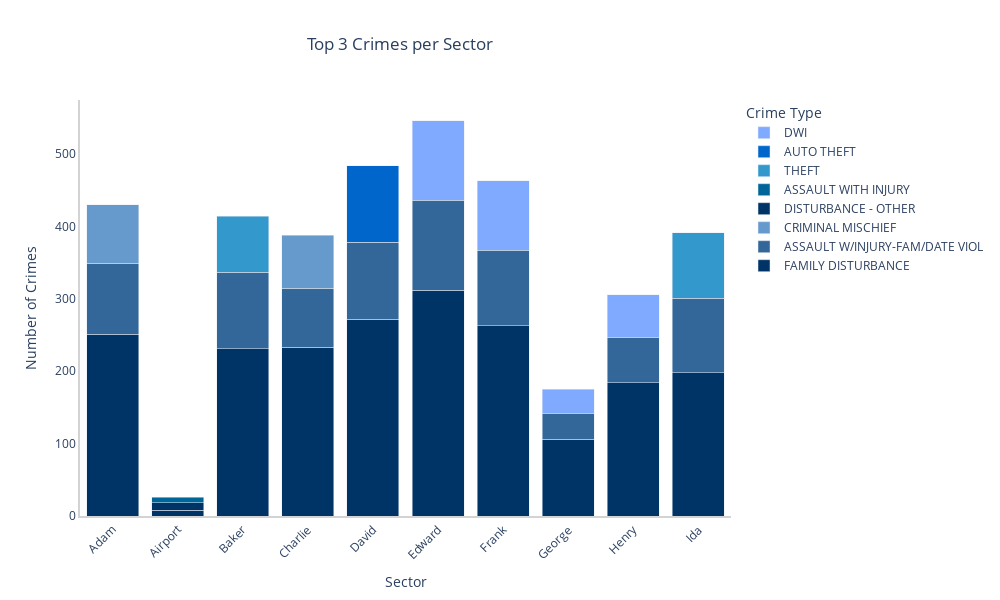

Notebook source saved alongside this figure:
### Code cell
crime_counts_sector = (
    merged_df_clean.groupby(["Sector", "Highest Offense Description"])["Incident Number"]
    .count()
    .reset_index()
)

# top 3 crimes per sector
top_3_per_sector = crime_counts_sector.groupby("Sector").apply(lambda x: x.nlargest(3, "Incident Number"), include_groups=False).reset_index(drop=False)

custom_blue_palette = ["#003366", "#336699", "#6699cc",
    "#003366", "#006699", "#3399cc", 
    "#0066cc", "#80aaff"] 

# create a bar for each crime type
fig = go.Figure()

for i, crime_type in enumerate(top_3_per_sector["Highest Offense Description"].unique()):
    subset = top_3_per_sector[top_3_per_sector["Highest Offense Description"] == crime_type]
    
    fig.add_trace(go.Bar(
        x=subset["Sector"],
        y=subset["Incident Number"],
        name=crime_type,
        marker_color=custom_blue_palette[i % len(custom_blue_palette)],  
        hovertemplate="<b>Crime Type:</b> %{customdata[0]}<br>"
                      "<b>Number of Crimes:</b> %{y}<extra></extra>",
        customdata=subset[["Highest Offense Description"]].values 
    ))

fig.update_layout(
    title="Top 3 Crimes per Sector",
    title_x=0.4,
    xaxis_title="Sector",
    yaxis_title="Number of Crimes",
    barmode="stack", 
    xaxis_tickangle=-45,  
    plot_bgcolor="white",
    height=600,
    width=1000,
    legend_title="Crime Type",
    showlegend=True,
    xaxis=dict(
        showgrid=False,  
        zeroline=False,  
        showline=True,  
        linewidth=2,  
        linecolor='lightgrey'  
    ),
    yaxis=dict(
        showgrid=False,  
        zeroline=True,  
        showline=True, 
        linewidth=2,
        linecolor='lightgrey' 
    )
)

fig.show()

### Figure 1 — Plotly figure (JSON) as saved in the notebook; plotly's stock layout.template omitted (floating-point values rounded to 4 significant figures)
{"data": [{"customdata": [["FAMILY DISTURBANCE"], ["FAMILY DISTURBANCE"], ["FAMILY DISTURBANCE"], ["FAMILY DISTURBANCE"], ["FAMILY DISTURBANCE"], ["FAMILY DISTURBANCE"], ["FAMILY DISTURBANCE"], ["FAMILY DISTURBANCE"], ["FAMILY DISTURBANCE"], ["FAMILY DISTURBANCE"]], "hovertemplate": "<b>Crime Type:</b> %{customdata[0]}<br><b>Number of Crimes:</b> %{y}<extra></extra>", "marker": {"color": "#003366"}, "name": "FAMILY DISTURBANCE", "type": "bar", "x": ["Adam", "Airport", "Baker", "Charlie", "David", "Edward", "Frank", "George", "Henry", "Ida"], "y": [251, 8, 231, 233, 272, 312, 263, 106, 184, 198]}, {"customdata": [["ASSAULT W/INJURY-FAM/DATE VIOL"], ["ASSAULT W/INJURY-FAM/DATE VIOL"], ["ASSAULT W/INJURY-FAM/DATE VIOL"], ["ASSAULT W/INJURY-FAM/DATE VIOL"], ["ASSAULT W/INJURY-FAM/DATE VIOL"], ["ASSAULT W/INJURY-FAM/DATE VIOL"], ["ASSAULT W/INJURY-FAM/DATE VIOL"], ["ASSAULT W/INJURY-FAM/DATE VIOL"], ["ASSAULT W/INJURY-FAM/DATE VIOL"]], "hovertemplate": "<b>Crime Type:</b> %{customdata[0]}<br><b>Number of Crimes:</b> %{y}<extra></extra>", "marker": {"color": "#336699"}, "name": "ASSAULT W/INJURY-FAM/DATE VIOL", "type": "bar", "x": ["Adam", "Baker", "Charlie", "David", "Edward", "Frank", "George", "Henry", "Ida"], "y": [98, 106, 82, 106, 124, 104, 36, 62, 103]}, {"customdata": [["CRIMINAL MISCHIEF"], ["CRIMINAL MISCHIEF"]], "hovertemplate": "<b>Crime Type:</b> %{customdata[0]}<br><b>Number of Crimes:</b> %{y}<extra></extra>", "marker": {"color": "#6699cc"}, "name": "CRIMINAL MISCHIEF", "type": "bar", "x": ["Adam", "Charlie"], "y": [81, 73]}, {"customdata": [["DISTURBANCE - OTHER"]], "hovertemplate": "<b>Crime Type:</b> %{customdata[0]}<br><b>Number of Crimes:</b> %{y}<extra></extra>", "marker": {"color": "#003366"}, "name": "DISTURBANCE - OTHER", "type": "bar", "x": ["Airport"], "y": [10]}, {"customdata": [["ASSAULT WITH INJURY"]], "hovertemplate": "<b>Crime Type:</b> %{customdata[0]}<br><b>Number of Crimes:</b> %{y}<extra></extra>", "marker": {"color": "#006699"}, "name": "ASSAULT WITH INJURY", "type": "bar", "x": ["Airport"], "y": [8]}, {"customdata": [["THEFT"], ["THEFT"]], "hovertemplate": "<b>Crime Type:</b> %{customdata[0]}<br><b>Number of Crimes:</b> %{y}<extra></extra>", "marker": {"color": "#3399cc"}, "name": "THEFT", "type": "bar", "x": ["Baker", "Ida"], "y": [77, 90]}, {"customdata": [["AUTO THEFT"]], "hovertemplate": "<b>Crime Type:</b> %{customdata[0]}<br><b>Number of Crimes:</b> %{y}<extra></extra>", "marker": {"color": "#0066cc"}, "name": "AUTO THEFT", "type": "bar", "x": ["David"], "y": [106]}, {"customdata": [["DWI"], ["DWI"], ["DWI"], ["DWI"]], "hovertemplate": "<b>Crime Type:</b> %{customdata[0]}<br><b>Number of Crimes:</b> %{y}<extra></extra>", "marker": {"color": "#80aaff"}, "name": "DWI", "type": "bar", "x": ["Edward", "Frank", "George", "Henry"], "y": [110, 96, 33, 60]}], "layout": {"barmode": "stack", "height": 600, "legend": {"title": {"text": "Crime Type"}}, "plot_bgcolor": "white", "showlegend": true, "title": {"text": "Top 3 Crimes per Sector", "x": 0.4}, "width": 1000, "xaxis": {"autorange": true, "linecolor": "lightgrey", "linewidth": 2, "range": [-0.5, 9.5], "showgrid": false, "showline": true, "tickangle": -45, "title": {"text": "Sector"}, "type": "category", "zeroline": false}, "yaxis": {"autorange": true, "linecolor": "lightgrey", "linewidth": 2, "range": [0, 574.7], "showgrid": false, "showline": true, "title": {"text": "Number of Crimes"}, "type": "linear", "zeroline": true}}}
